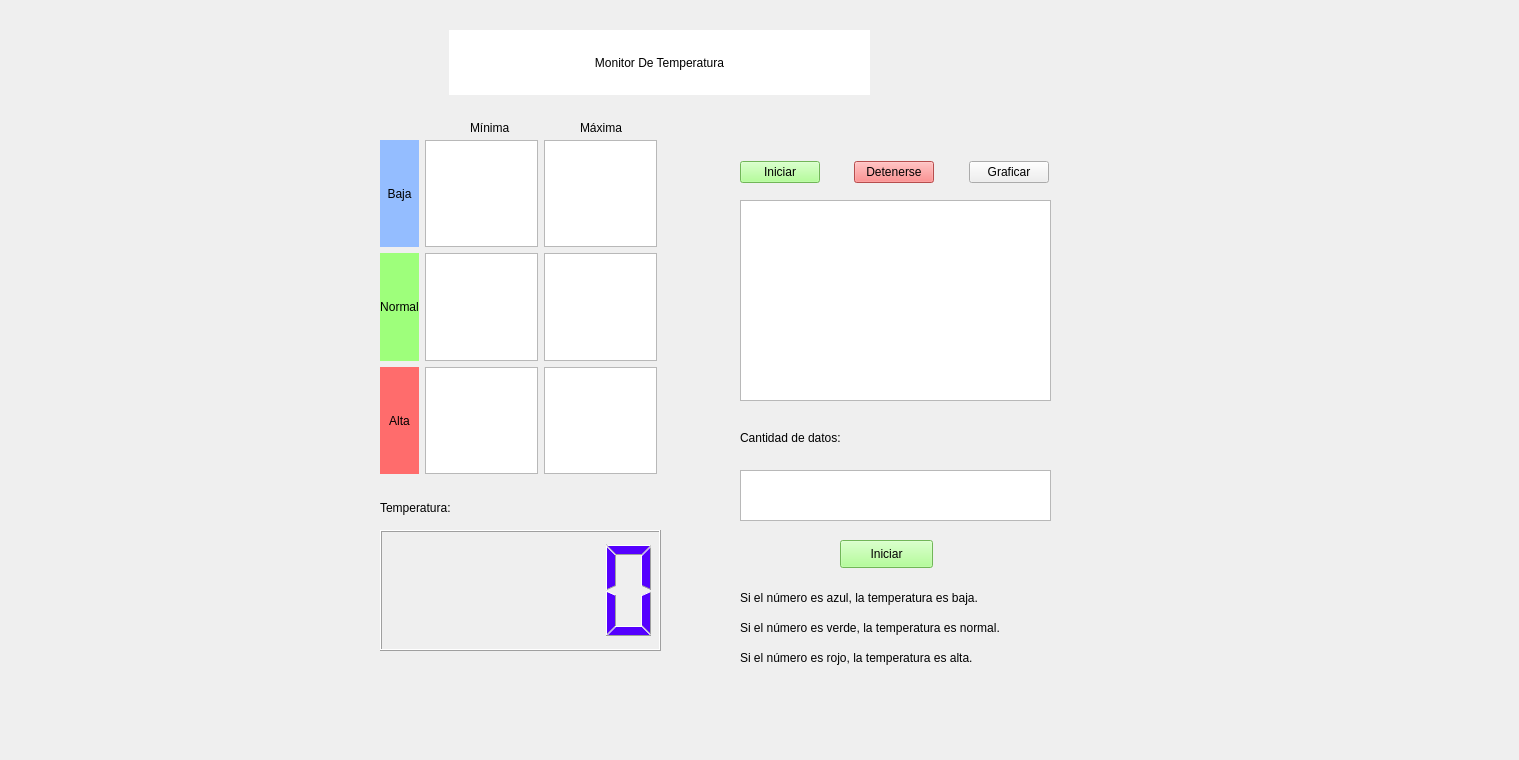
<?xml version="1.0" encoding="UTF-8"?>
<ui version="4.0">
 <class>MainWindow</class>
 <widget class="QMainWindow" name="MainWindow">
  <property name="geometry">
   <rect>
    <x>0</x>
    <y>0</y>
    <width>1519</width>
    <height>760</height>
   </rect>
  </property>
  <property name="windowTitle">
   <string>MainWindow</string>
  </property>
  <widget class="QWidget" name="centralwidget">
   <property name="cursor">
    <cursorShape>ArrowCursor</cursorShape>
   </property>
   <property name="styleSheet">
    <string notr="true"/>
   </property>
   <widget class="QWidget" name="gridLayoutWidget">
    <property name="geometry">
     <rect>
      <x>449</x>
      <y>30</y>
      <width>421</width>
      <height>65</height>
     </rect>
    </property>
    <layout class="QGridLayout" name="gridLayout">
     <item row="0" column="0">
      <widget class="QLabel" name="Title">
       <property name="minimumSize">
        <size>
         <width>419</width>
         <height>0</height>
        </size>
       </property>
       <property name="styleSheet">
        <string notr="true">font: 75 20pt &quot;MS Shell Dlg 2&quot;;
background-color: rgb(255, 255, 255);</string>
       </property>
       <property name="text">
        <string>Monitor De Temperatura</string>
       </property>
       <property name="alignment">
        <set>Qt::AlignCenter</set>
       </property>
      </widget>
     </item>
    </layout>
   </widget>
   <widget class="QWidget" name="gridLayoutWidget_2">
    <property name="geometry">
     <rect>
      <x>380</x>
      <y>140</y>
      <width>277</width>
      <height>334</height>
     </rect>
    </property>
    <layout class="QGridLayout" name="LayOutTempNom">
     <item row="1" column="2">
      <spacer name="horizontalSpacer">
       <property name="orientation">
        <enum>Qt::Horizontal</enum>
       </property>
       <property name="sizeHint" stdset="0">
        <size>
         <width>40</width>
         <height>20</height>
        </size>
       </property>
      </spacer>
     </item>
     <item row="1" column="1">
      <layout class="QVBoxLayout" name="verticalLayout">
       <item>
        <widget class="QLabel" name="label_2">
         <property name="enabled">
          <bool>true</bool>
         </property>
         <property name="focusPolicy">
          <enum>Qt::NoFocus</enum>
         </property>
         <property name="styleSheet">
          <string notr="true">font: 75 10pt &quot;MS Shell Dlg 2&quot;;
background-color: rgb(148, 189, 255);</string>
         </property>
         <property name="text">
          <string>Baja</string>
         </property>
         <property name="alignment">
          <set>Qt::AlignCenter</set>
         </property>
        </widget>
       </item>
      </layout>
     </item>
     <item row="5" column="1">
      <layout class="QVBoxLayout" name="verticalLayout_3">
       <item>
        <widget class="QLabel" name="label_4">
         <property name="styleSheet">
          <string notr="true">font: 75 10pt &quot;MS Shell Dlg 2&quot;;
background-color: rgb(255, 108, 108);</string>
         </property>
         <property name="text">
          <string>Alta</string>
         </property>
         <property name="alignment">
          <set>Qt::AlignCenter</set>
         </property>
        </widget>
       </item>
      </layout>
     </item>
     <item row="3" column="1">
      <layout class="QVBoxLayout" name="verticalLayout_2">
       <item>
        <widget class="QLabel" name="label_3">
         <property name="styleSheet">
          <string notr="true">font: 75 10pt &quot;MS Shell Dlg 2&quot;;
background-color: rgb(158, 255, 123);</string>
         </property>
         <property name="text">
          <string>Normal</string>
         </property>
         <property name="alignment">
          <set>Qt::AlignCenter</set>
         </property>
        </widget>
       </item>
      </layout>
     </item>
     <item row="5" column="3">
      <layout class="QVBoxLayout" name="verticalLayout_6">
       <item>
        <widget class="QPlainTextEdit" name="Tab"/>
       </item>
      </layout>
     </item>
     <item row="3" column="3">
      <layout class="QVBoxLayout" name="verticalLayout_5">
       <item>
        <widget class="QPlainTextEdit" name="Tnb"/>
       </item>
      </layout>
     </item>
     <item row="6" column="3">
      <spacer name="verticalSpacer_4">
       <property name="orientation">
        <enum>Qt::Vertical</enum>
       </property>
       <property name="sizeHint" stdset="0">
        <size>
         <width>20</width>
         <height>40</height>
        </size>
       </property>
      </spacer>
     </item>
     <item row="0" column="3">
      <spacer name="verticalSpacer_3">
       <property name="orientation">
        <enum>Qt::Vertical</enum>
       </property>
       <property name="sizeHint" stdset="0">
        <size>
         <width>20</width>
         <height>40</height>
        </size>
       </property>
      </spacer>
     </item>
     <item row="3" column="6">
      <spacer name="horizontalSpacer_3">
       <property name="orientation">
        <enum>Qt::Horizontal</enum>
       </property>
       <property name="sizeHint" stdset="0">
        <size>
         <width>40</width>
         <height>20</height>
        </size>
       </property>
      </spacer>
     </item>
     <item row="4" column="3">
      <spacer name="verticalSpacer_2">
       <property name="orientation">
        <enum>Qt::Vertical</enum>
       </property>
       <property name="sizeHint" stdset="0">
        <size>
         <width>20</width>
         <height>40</height>
        </size>
       </property>
      </spacer>
     </item>
     <item row="1" column="3">
      <layout class="QVBoxLayout" name="verticalLayout_4">
       <item>
        <widget class="QPlainTextEdit" name="Tbb"/>
       </item>
      </layout>
     </item>
     <item row="3" column="5">
      <layout class="QVBoxLayout" name="verticalLayout_8">
       <item>
        <widget class="QPlainTextEdit" name="Tna"/>
       </item>
      </layout>
     </item>
     <item row="1" column="5">
      <layout class="QVBoxLayout" name="verticalLayout_9">
       <item>
        <widget class="QPlainTextEdit" name="Tba"/>
       </item>
      </layout>
     </item>
     <item row="5" column="5">
      <layout class="QVBoxLayout" name="verticalLayout_10">
       <item>
        <widget class="QPlainTextEdit" name="Taa"/>
       </item>
      </layout>
     </item>
     <item row="1" column="4">
      <spacer name="horizontalSpacer_2">
       <property name="orientation">
        <enum>Qt::Horizontal</enum>
       </property>
       <property name="sizeHint" stdset="0">
        <size>
         <width>40</width>
         <height>20</height>
        </size>
       </property>
      </spacer>
     </item>
     <item row="2" column="3">
      <spacer name="verticalSpacer">
       <property name="orientation">
        <enum>Qt::Vertical</enum>
       </property>
       <property name="sizeHint" stdset="0">
        <size>
         <width>20</width>
         <height>40</height>
        </size>
       </property>
      </spacer>
     </item>
     <item row="3" column="0">
      <spacer name="horizontalSpacer_4">
       <property name="orientation">
        <enum>Qt::Horizontal</enum>
       </property>
       <property name="sizeHint" stdset="0">
        <size>
         <width>40</width>
         <height>20</height>
        </size>
       </property>
      </spacer>
     </item>
    </layout>
   </widget>
   <widget class="QTableWidget" name="Table">
    <property name="geometry">
     <rect>
      <x>740</x>
      <y>200</y>
      <width>311</width>
      <height>201</height>
     </rect>
    </property>
   </widget>
   <widget class="QWidget" name="gridLayoutWidget_3">
    <property name="geometry">
     <rect>
      <x>740</x>
      <y>140</y>
      <width>309</width>
      <height>65</height>
     </rect>
    </property>
    <layout class="QGridLayout" name="gridLayout_2">
     <item row="0" column="3">
      <spacer name="horizontalSpacer_6">
       <property name="orientation">
        <enum>Qt::Horizontal</enum>
       </property>
       <property name="sizeHint" stdset="0">
        <size>
         <width>40</width>
         <height>20</height>
        </size>
       </property>
      </spacer>
     </item>
     <item row="0" column="1">
      <spacer name="horizontalSpacer_5">
       <property name="orientation">
        <enum>Qt::Horizontal</enum>
       </property>
       <property name="sizeHint" stdset="0">
        <size>
         <width>40</width>
         <height>20</height>
        </size>
       </property>
      </spacer>
     </item>
     <item row="0" column="2">
      <widget class="QPushButton" name="DataStop">
       <property name="styleSheet">
        <string notr="true">background-color: rgb(255, 108, 108);</string>
       </property>
       <property name="text">
        <string>Detenerse</string>
       </property>
      </widget>
     </item>
     <item row="0" column="5">
      <widget class="QPushButton" name="Graph">
       <property name="text">
        <string>Graficar</string>
       </property>
      </widget>
     </item>
     <item row="0" column="0">
      <widget class="QPushButton" name="DataStart">
       <property name="styleSheet">
        <string notr="true">background-color: rgb(158, 255, 123);</string>
       </property>
       <property name="text">
        <string>Iniciar</string>
       </property>
      </widget>
     </item>
    </layout>
   </widget>
   <widget class="QLabel" name="label">
    <property name="geometry">
     <rect>
      <x>-40</x>
      <y>-20</y>
      <width>1561</width>
      <height>801</height>
     </rect>
    </property>
    <property name="styleSheet">
     <string notr="true">background: url(:/fondo/Fondo de pantalla formas abstractas nude y blanco.png)</string>
    </property>
    <property name="text">
     <string/>
    </property>
   </widget>
   <widget class="QLCDNumber" name="lcdNumber">
    <property name="geometry">
     <rect>
      <x>380</x>
      <y>530</y>
      <width>281</width>
      <height>121</height>
     </rect>
    </property>
    <property name="styleSheet">
     <string notr="true">color: rgb(85, 0, 255);</string>
    </property>
   </widget>
   <widget class="QLabel" name="label_5">
    <property name="geometry">
     <rect>
      <x>470</x>
      <y>120</y>
      <width>55</width>
      <height>16</height>
     </rect>
    </property>
    <property name="text">
     <string>Mínima</string>
    </property>
   </widget>
   <widget class="QLabel" name="label_6">
    <property name="geometry">
     <rect>
      <x>580</x>
      <y>120</y>
      <width>55</width>
      <height>16</height>
     </rect>
    </property>
    <property name="text">
     <string>Máxima</string>
    </property>
   </widget>
   <widget class="QLabel" name="label_7">
    <property name="geometry">
     <rect>
      <x>380</x>
      <y>500</y>
      <width>131</width>
      <height>16</height>
     </rect>
    </property>
    <property name="text">
     <string>Temperatura:</string>
    </property>
   </widget>
   <widget class="QTextBrowser" name="textBrowser">
    <property name="geometry">
     <rect>
      <x>740</x>
      <y>470</y>
      <width>311</width>
      <height>51</height>
     </rect>
    </property>
   </widget>
   <widget class="QLabel" name="label_8">
    <property name="geometry">
     <rect>
      <x>740</x>
      <y>430</y>
      <width>131</width>
      <height>16</height>
     </rect>
    </property>
    <property name="text">
     <string>Cantidad de datos:</string>
    </property>
   </widget>
   <widget class="QPushButton" name="DataStart_2">
    <property name="geometry">
     <rect>
      <x>840</x>
      <y>540</y>
      <width>93</width>
      <height>28</height>
     </rect>
    </property>
    <property name="styleSheet">
     <string notr="true">background-color: rgb(158, 255, 123);</string>
    </property>
    <property name="text">
     <string>Iniciar</string>
    </property>
   </widget>
   <widget class="QLabel" name="label_9">
    <property name="geometry">
     <rect>
      <x>740</x>
      <y>590</y>
      <width>291</width>
      <height>16</height>
     </rect>
    </property>
    <property name="text">
     <string>Si el número es azul, la temperatura es baja.</string>
    </property>
   </widget>
   <widget class="QLabel" name="label_10">
    <property name="geometry">
     <rect>
      <x>740</x>
      <y>620</y>
      <width>291</width>
      <height>16</height>
     </rect>
    </property>
    <property name="text">
     <string>Si el número es verde, la temperatura es normal.</string>
    </property>
   </widget>
   <widget class="QLabel" name="label_11">
    <property name="geometry">
     <rect>
      <x>740</x>
      <y>650</y>
      <width>291</width>
      <height>16</height>
     </rect>
    </property>
    <property name="text">
     <string>Si el número es rojo, la temperatura es alta.</string>
    </property>
   </widget>
   <zorder>label</zorder>
   <zorder>gridLayoutWidget</zorder>
   <zorder>gridLayoutWidget_2</zorder>
   <zorder>Table</zorder>
   <zorder>gridLayoutWidget_3</zorder>
   <zorder>lcdNumber</zorder>
   <zorder>label_5</zorder>
   <zorder>label_6</zorder>
   <zorder>label_7</zorder>
   <zorder>textBrowser</zorder>
   <zorder>label_8</zorder>
   <zorder>DataStart_2</zorder>
   <zorder>label_9</zorder>
   <zorder>label_10</zorder>
   <zorder>label_11</zorder>
  </widget>
 </widget>
 <resources>
  <include location="../Monitor/test.qrc"/>
 </resources>
 <connections/>
</ui>
